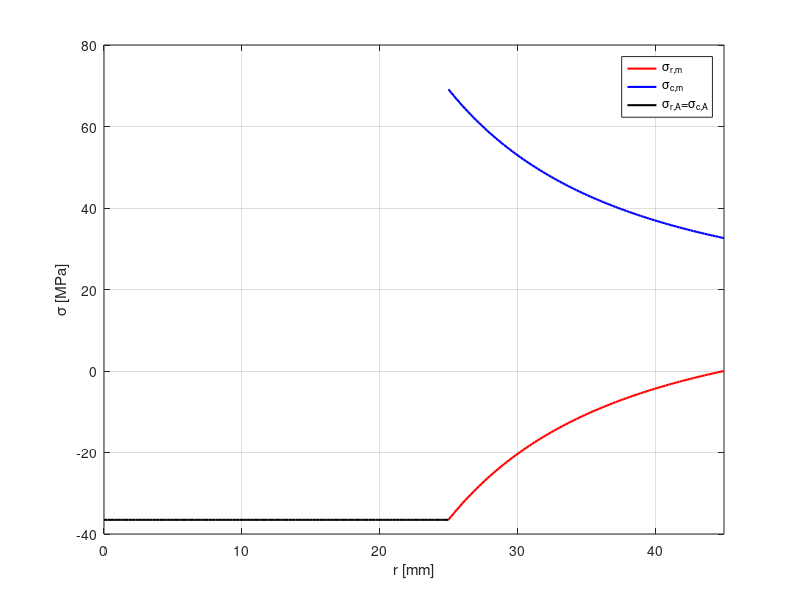
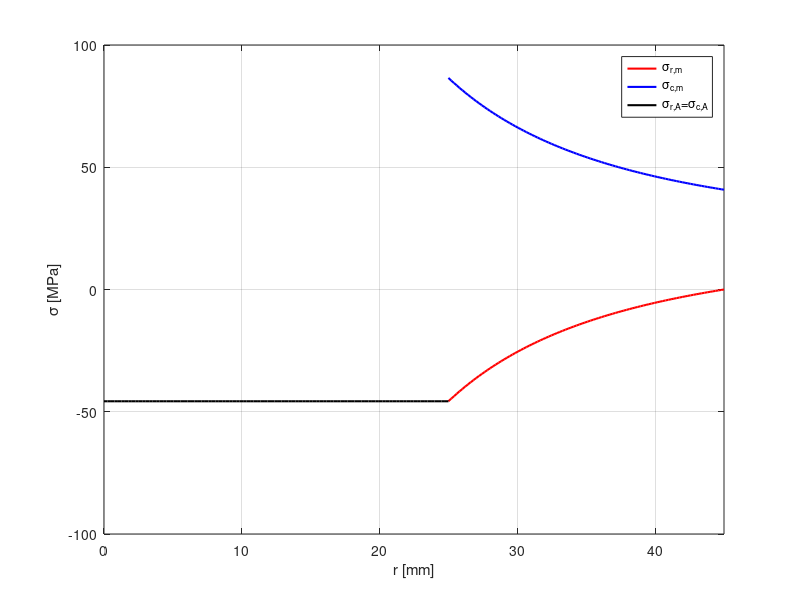

The MATLAB script that drew these images, in order:
clearvars; clc; close all;
%% dati 
% puleggia
E_m = 7e4; %MPa
v_m = 0.3; % poisson
alpha_m = 23e-6; % °C^-1
% albero 
E_a = 2e5; %MPa
v_a = 0.3; % poisson
alpha_a = 11e-6; % °C^-1
D_m_i = 50; % mm
d_a_e = D_m_i;
D_m_e = 90; % mm
D_p = 600; % mm, diametro esterno puleggia;
D_c = 50; % mm, diametro di calettamento
L = 25; % mm, lunghezza assiale mozzo
R_a = 4; % µm
R_m = R_a;
M = 150; % Nm coppia trasmessa
f = 0.2; %coeff di attrito 
C = 1.5; %coeff di sicurezza
%% 
tau = (C*M*1000)/(2*pi*L*(D_m_i/2)^2);
p_min = tau/f; %pressione normale al contatto 
% deformabilità
delta_m_i = (1/E_m)*(((1+v_m)+(1-v_m)*(D_c^2/D_m_e^2))/(1-(D_c^2/D_m_e^2)));
delta_a_e = (1-v_a)/E_a;
% spostamenti 
u_m_i = (D_c/2)*delta_m_i*p_min;
u_m_i = u_m_i*1000; % µm
u_a_e = -(D_c/2)*delta_a_e*p_min;
u_a_e = u_a_e *1000; % µm
% interferenze
i_eff = 2*(abs(u_m_i)+abs(u_a_e));
p_c = (i_eff*0.001)/(D_c*(delta_a_e+delta_m_i)); %OK
i_nom = i_eff+2*0.4*(R_a+R_m);
%% foro H7
EI = 0; % µm
ES = 25; % µm
ei_min = i_nom+ES; % µm
% albero -> t*6
ei = 54; % µm
es = 70; % µm
i_nom_min = ei-ES;
i_nom_MAX = es-EI;
i_eff_MAX = i_nom_MAX-2*0.4*(R_a+R_m);
p_MAX = (i_eff_MAX*0.001)/(D_c*(delta_a_e+delta_m_i)); 
%% stato tensionale (l'albero è pieno -> sigma_r = sigma_c = -p_c)
D=linspace(D_m_i/2,D_m_e/2);
d=linspace(0,D_m_i/2);
sigma_r= @(D) -p_MAX*(( ((D_m_i/2)*D.^-1).^2 - D_m_i^2/D_m_e^2 )/(1 - D_m_i^2/D_m_e^2 ));
sigma_c= @(D) p_MAX*(( ((D_m_i/2)*D.^-1).^2 + D_m_i^2/D_m_e^2 )/(1 - D_m_i^2/D_m_e^2 ));
figure(1)
plot(D,sigma_r(D),'r','lineWidth',1.5)
hold on
plot(D,sigma_c(D),'b','lineWidth',1.5)
hold on
plot(d,-p_MAX*ones(length(d),1),'k','lineWidth',1.5)
grid on
xlim([0 45])
xlabel('r [mm]')
ylabel('\sigma [MPa]')
legend('\sigma_{r,m}','\sigma_{c,m}','\sigma_{r,A}=\sigma_{c,A}')
hold off
%% Punto 4 - Tensione equivalente e scelta materiale
sigma_eq = max(sigma_c(D))-min(sigma_r(D));
S = 1.5;
sigma_max = S*sigma_eq;
Rp02 = 245;
tensione_max = Rp02/S;
% La scelta del materiale ricade su P-AI Si 1 Mg Mn UNI 3571 poichè nella
% categoria dei fucinati e spampati, cioè quella che indica i processi di
% produzione tipici delle pulegge, utilizzando la tempra T e
% l'invecchiamento A ottenendo lo stato fisico T A 16, cioè con doppio
% invecchiamento, ha una tensione di snervamento maggiore della tensione
% massima calcolata con il fattore di sicurezza e ha il minor allungamento
% percentuale a rottura tra le leghe osservate. Rp02 = 245 e Amin = 6%

%% Punto 5 - Aumento della tempratura di 30°C
% spostamenti 
dT = 30; %°C
delta_i_T = ((D_c)*alpha_a*dT - (D_c)*alpha_m*dT)*1000; 

% interferenze
i_eff_T = i_eff + delta_i_T;
i_nom_T = i_eff_T+2*0.4*(R_a+R_m);
% Poichè il coefficiente di dilatazione termica del mozzo è maggiore di
% quello dell'albero, si avrà che il mozzo, espandendosi maggiormente
% dell'albero, causerà una diminuzioni di interferenza. Infatti il foro 
% della puleggia su cui è calettato l'albero si espande maggiormente
% dell'albero.

%Verfica della tolleranza
ei_min_T = ei_min+abs(delta_i_T); % µm
%E' maggiore di 54 quindi cambio tolleranza e si sceglie u6 per avere
%l'interferenza che garantisca la pc
ei_u6 = 70; % µm
es_u6 = 86; % µm
i_nom_min_T = ei_u6-ES;
i_nom_MAX_T = es_u6-EI;
i_eff_MAX_T = i_nom_MAX_T-2*0.4*(R_a+R_m);
p_MAX_T = (i_eff_MAX_T*0.001)/(D_c*(delta_a_e+delta_m_i)); 

sigma_r_T= @(D) -p_MAX_T*(((D_m_i/2)*D.^-1).^2-(D_m_i^2/D_m_e^2))/(1-(D_m_i^2/D_m_e^2));
sigma_c_T= @(D) p_MAX_T*(((D_m_i/2)*D.^-1).^2+(D_m_i^2/D_m_e^2))/(1-(D_m_i^2/D_m_e^2));
figure(5)
plot(D,sigma_r_T(D),'r','lineWidth',1.5)
hold on
plot(D,sigma_c_T(D),'b','lineWidth',1.5)
hold on
plot(d,-p_MAX_T*ones(length(d),1),'k','lineWidth',1.5)
grid on
xlabel('r [mm]')
xlim([0 45])
ylabel('\sigma [MPa]')
legend('\sigma_{r,m}','\sigma_{c,m}','\sigma_{r,A}=\sigma_{c,A}')

%Con le nuove tolleranze la pressione massima aumenta e quindi è necessario
%valutare se la nuova tensione equivalente nel punto di progetto è
%gestibile dalla puleggia senza snervarsi

sigma_eq_T = max(sigma_c_T(D))-min(sigma_r_T(D));
S = 1.5;
%Il materiale regge ancora ancora quindi non c'è bisogno di cambiarlo
